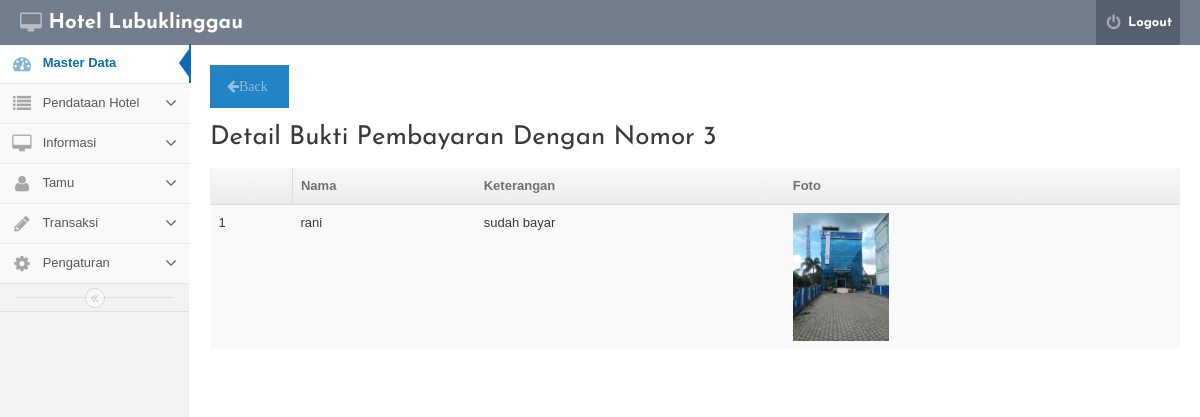
Screenshot of /admin/index.php?mod=bukti&pg=konfirmasi_detail&id=3 (signed in) with the database file from the repository.
### tables this page shows
CREATE TABLE IF NOT EXISTS `check_in` (
  `id_checkin` int(11) NOT NULL AUTO_INCREMENT,
  `kd_invoicer` varchar(5) NOT NULL,
  `id_pelanggan` int(11) NOT NULL,
  `id_kamar` int(11) NOT NULL,
  `tanggal_check_in` date NOT NULL,
  `tanggal_check_out` date NOT NULL,
  `jumlah_kamar_checkin` int(11) NOT NULL,
  `jumlah_orang` int(11) NOT NULL,
  `bayar` int(11) NOT NULL,
  `deposit` int(11) NOT NULL,
  `status_bayar` int(11) NOT NULL,
  `status_kamar` int(11) NOT NULL,
  PRIMARY KEY (`id_checkin`)
);

CREATE TABLE IF NOT EXISTS `pelanggan` (
  `idpelanggan` int(11) NOT NULL AUTO_INCREMENT,
  `nama` varchar(25) NOT NULL,
  `kelamin` set('L','P') NOT NULL,
  `email` varchar(100) NOT NULL,
  `alamat` varchar(200) NOT NULL,
  `kodepos` varchar(6) NOT NULL,
  `kota` varchar(25) NOT NULL,
  `telp` varchar(200) NOT NULL,
  `tanggal_daftar` date DEFAULT NULL,
  `password` varchar(32) NOT NULL,
  `status` int(11) NOT NULL,
  `level` varchar(15) NOT NULL,
  PRIMARY KEY (`idpelanggan`)
);

CREATE TABLE IF NOT EXISTS `bukti_pembayaran` (
  `idpembayaran` int(11) NOT NULL AUTO_INCREMENT,
  `tanggal` date NOT NULL,
  `id_checkin` int(11) NOT NULL,
  `foto` varchar(255) NOT NULL,
  `keterangan` varchar(250) NOT NULL,
  PRIMARY KEY (`idpembayaran`)
);

### admin/bukti/konfirmasi_detail.php (the view, shortened to what this page needs)
<div>
	<a href='index.php?mod=bukti&pg=konfirmasi_view' class='btn btn-primary'>
		<i class='icon-arrow-left'>Back</i></a>
	<h2 id="headings"> Detail Bukti Pembayaran Dengan Nomor <?php echo $_GET['id']?></h2>
	<table  class="table table-striped ">
		<thead>
			<th><td><b>Nama</b></td><td><b>Keterangan</b></td><td><b>Foto</b></td></th>
		</thead>
		<tbody>
<?php
$id=$_GET['id'];
$query="SELECT check_in.*, bukti_pembayaran.*,pelanggan.nama from check_in JOIN bukti_pembayaran ON check_in.id_checkin=bukti_pembayaran.id_checkin JOIN pelanggan ON check_in.id_pelanggan=pelanggan.idpelanggan where bukti_pembayaran.idpembayaran=$id";
$result=mysql_query($query) or die(mysql_error());
$no=1;
while($rows=mysql_fetch_object($result)){
			?>
			<tr>
				<td><?php echo $posisi+$no
				?></td>
			        <td><?php echo $rows ->nama;?></td>
			        <td><?php echo $rows ->keterangan;?></td>
				<td>
					<a href="../upload/buktibayar/<?php echo $rows ->foto ?>"><img src='../upload/buktibayar/<?php echo $rows ->foto ?>'  width='96px' height='128px'>
					</a></td>
			</tr>
			<?php	$no++;
				}
			?>
		</tbody>
	</table>
</div>

### rows the page displays
check_in: no "1", id_pelanggan.nama "rani", bukti_pembayaran.keterangan "sudah bayar", bukti_pembayaran.foto (picture)

### other values shown
$_GET['id'] "3"
